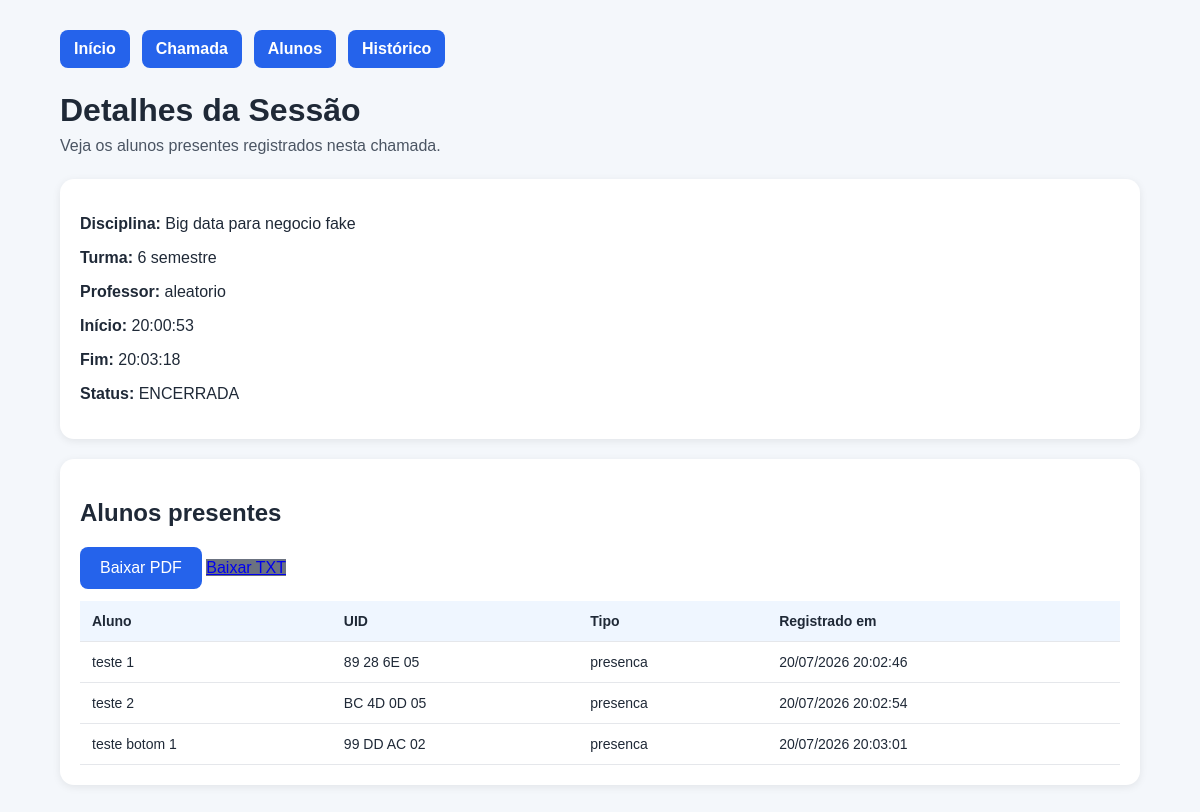
/historico/4, run on the app's committed database.
### models.py (models this page shows, shortened)
class SessaoChamada(Base):
    __tablename__ = "sessoes_chamada"
    id = Column(Integer, primary_key=True, autoincrement=True)
    data = Column(String(10), nullable=False)  # Formato: DD/MM/YYYY
    hora_inicio = Column(String(8), nullable=False)  # Formato: HH:MM:SS
    hora_fim = Column(String(8), nullable=True)
    status = Column(String(20), nullable=False)  # ABERTA, ENCERRADA
    disciplina = Column(String(200), nullable=False, default="")
    turma = Column(String(100), nullable=False, default="")
    professor = Column(String(200), nullable=False, default="")
    presencas = relationship("Presenca", back_populates="sessao", cascade="all, delete-orphan")

class Aluno(Base):
    __tablename__ = "alunos"
    ra = Column(String(50), primary_key=True, unique=True, nullable=False, index=True)
    nome = Column(String(300), nullable=False)
    id_nfc = Column(String(300), unique=True, nullable=False, index=True)
    data_criacao = Column(DateTime, default=datetime.now, nullable=False)
    presencas = relationship("Presenca", back_populates="aluno", cascade="all, delete-orphan")

class Presenca(Base):
    __tablename__ = "presencas"
    id_presenca = Column(Integer, primary_key=True, autoincrement=True)
    ra = Column(String(50), ForeignKey("alunos.ra"), nullable=False, index=True)
    sessao_id = Column(Integer, ForeignKey("sessoes_chamada.id"), nullable=True, index=True)
    data_hora = Column(String(19), nullable=False)  # Formato: DD/MM/YYYY HH:MM:SS
    tipo = Column(String(20), nullable=False)
    criado_em = Column(DateTime, default=datetime.now, nullable=False)
    aluno = relationship("Aluno", back_populates="presencas")
    sessao = relationship("SessaoChamada", back_populates="presencas")
    def to_dict(self):
        aluno = self.aluno
        return {
            "ra": aluno.ra if aluno else "-",
            "nome": aluno.nome if aluno else "Cartão não identificado",
            "uid": aluno.id_nfc if aluno else "-",
            "data_hora": self.data_hora,
            "tipo": self.tipo,
            "sessao_id": self.sessao_id,
        }

### app.py (the view)
@app.route("/historico/<int:sessao_id>", methods=["GET"])
def historico_sessao(sessao_id: int):
    sessao = obter_sessao_por_id(sessao_id)
    if not sessao:
        return redirect(url_for("historico_page"))
    presencas = obter_presencas_da_sessao(sessao_id)
    return render_template("historico_sessao.html", sessao=sessao, presencas=presencas)

### app.py (called while the page is built)
def get_db_session() -> Session:
    return SessionLocal()

def obter_sessao_por_id(sessao_id: int) -> Optional[SessaoChamada]:
    db = get_db_session()
    try:
        sessao = db.query(SessaoChamada).filter(SessaoChamada.id == sessao_id).first()
        if sessao:
            db.expunge(sessao)
        return sessao
    finally:
        db.close()

def obter_presencas_da_sessao(sessao_id: int) -> List[Dict[str, str]]:
    db = get_db_session()
    try:
        presencas = (
            db.query(Presenca)
            .filter(Presenca.sessao_id == sessao_id)
            .order_by(Presenca.criado_em.asc())
            .all()
        )
        resultado = [p.to_dict() for p in presencas]
        print(f"[DB_CHAMADA_PRESENCA] Retornando {len(resultado)} presencas para sessao_id={sessao_id}")
        return resultado
    finally:
        db.close()

### templates/historico_sessao.html (shortened to what this page needs)
<!DOCTYPE html>
<html lang="pt-BR">
<head>
    <link rel="stylesheet" href="{{ url_for('static', filename='style.css') }}">
</head>
<body>
    <div class="container">
        <nav class="top-nav">
            <a href="{{ url_for('index') }}">Início</a>
            <a href="{{ url_for('presenca_page') }}">Chamada</a>
            <a href="{{ url_for('alunos_page') }}">Alunos</a>
            <a href="{{ url_for('historico_page') }}">Histórico</a>
        </nav>
        <h1>Detalhes da Sessão</h1>
        <p class="subtitulo">Veja os alunos presentes registrados nesta chamada.</p>
        <section class="card">
            <p><strong>Disciplina:</strong> {{ sessao.disciplina }}</p>
            <p><strong>Turma:</strong> {{ sessao.turma }}</p>
            <p><strong>Professor:</strong> {{ sessao.professor }}</p>
            <p><strong>Início:</strong> {{ sessao.hora_inicio }}</p>
            <p><strong>Fim:</strong> {{ sessao.hora_fim }}</p>
            <p><strong>Status:</strong> {{ sessao.status }}</p>
        </section>
        <section class="card">
            <h2>Alunos presentes</h2>
            {% if presencas %}
            <div class="card-actions">
                <a href="{{ url_for('exportar_presenca', sessao_id=sessao.id, formato='pdf') }}" class="botao-principal">Baixar PDF</a>
                <a href="{{ url_for('exportar_presenca', sessao_id=sessao.id, formato='txt') }}" class="botao-secundario">Baixar TXT</a>
            </div>
            <table>
                <thead>
                    <tr>
                        <th>Aluno</th>
                        <th>UID</th>
                        <th>Tipo</th>
                        <th>Registrado em</th>
                    </tr>
                </thead>
                <tbody>
                    {% for presenca in presencas %}
                    <tr>
                        <td>{{ presenca.nome }}</td>
                        <td>{{ presenca.uid }}</td>
                        <td>{{ presenca.tipo }}</td>
                        <td>{{ presenca.data_hora }}</td>
                    </tr>
                    {% endfor %}
                </tbody>
            </table>
            {% else %}
            <p>Nenhuma presença registrada nesta sessão.</p>
            {% endif %}
        </section>
    </div>
</body>
</html>

### static/style.css (style rules this page uses)
body { font-family: Arial, Helvetica, sans-serif; background: #f4f7fb; margin: 0; padding: 0; color: #1f2937; }
.container { width: 90%; max-width: 1100px; margin: 30px auto; }
h1 { margin-bottom: 8px; }
.subtitulo { margin-top: 0; color: #4b5563; margin-bottom: 24px; }
.top-nav { display: flex; flex-wrap: wrap; gap: 12px; margin-bottom: 24px; }
.top-nav a { padding: 10px 14px; background: #2563eb; color: white; text-decoration: none; border-radius: 8px; font-weight: 600; }
.card { background: #ffffff; border-radius: 14px; padding: 20px; margin-bottom: 20px; box-shadow: 0 2px 8px rgba(0, 0, 0, 0.08); }
.botao-secundario { background: #6b7280; }
.botao-principal { display: inline-block; padding: 12px 20px; background: #2563eb; color: white; text-decoration: none; border-radius: 8px; transition: opacity 0.2s ease; }
table { width: 100%; border-collapse: collapse; margin-top: 12px; }
th, td { text-align: left; padding: 12px; border-bottom: 1px solid #e5e7eb; font-size: 14px; }
th { background: #eff6ff; }

### data on the page
SessaoChamada: disciplina "Big data para negocio fake", turma "6 semestre", professor "aleatorio", hora_inicio "20:00:53", hora_fim "20:03:18", status "ENCERRADA"
Aluno: nome "teste 1", uid "89 28 6E 05"
Presenca: tipo "presenca", data_hora "20/07/2026 20:02:46"
Aluno: nome "teste 2", uid "BC 4D 0D 05"
Presenca: tipo "presenca", data_hora "20/07/2026 20:02:54"
Aluno: nome "teste botom 1", uid "99 DD AC 02"
Presenca: tipo "presenca", data_hora "20/07/2026 20:03:01"
